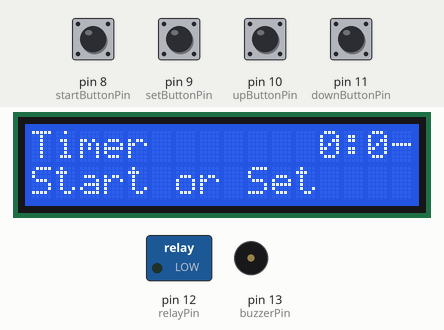
This sketch was run on a simulated Arduino Uno, built with avr-gcc and run on an emulated ATmega328P. Parts: 16×2 character LCD, switched loads named in the sketch (green lamp = pin HIGH), buzzer (waves = sounding). The test bench sets the inputs (shaded band); at power-on: pin 8 (startButtonPin), pin 9 (setButtonPin), pin 10 (upButtonPin), pin 11 (downButtonPin) HIGH. EEPROM starts erased; what the sketch prints to the serial monitor is not drawn.

Above: at 1.4 s.
1.5 s: pin 9 (setButtonPin) pulled LOW for 0.15 s
At 2.1 s:
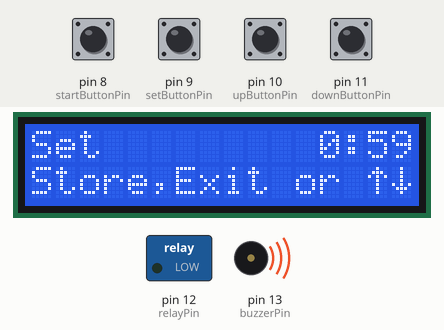
2.2 s: pin 8 (startButtonPin) pulled LOW for 0.15 s
At 2.7 s:
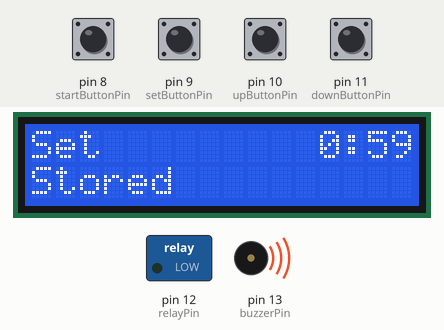
2.9 s: pin 9 (setButtonPin) pulled LOW for 1 s
At 4.4 s:
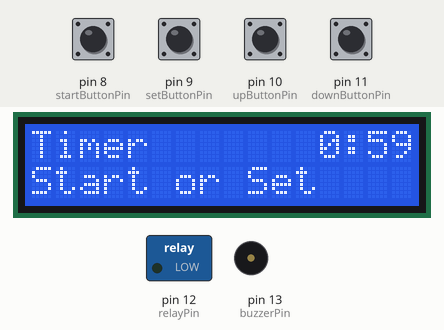
5.4 s: pin 8 (startButtonPin) pulled LOW for 0.15 s
At 5.73 s:
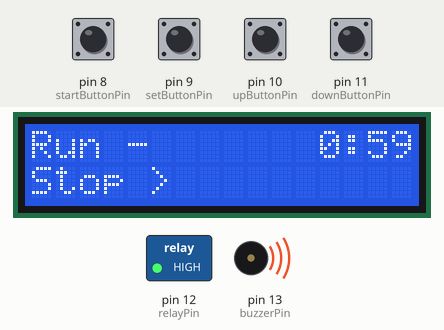
6.1 s: pin 8 (startButtonPin) pulled LOW for 1 s
At 7.37 s:
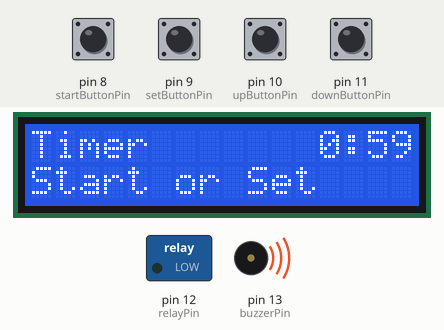
8.6 s: pin 8 (startButtonPin) pulled LOW for 0.15 s
At 12.04 s:
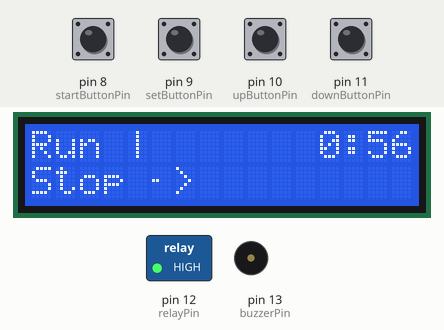
Timing chart, 0 to 12.5 s (numbered marks = the images above; inputs shaded):
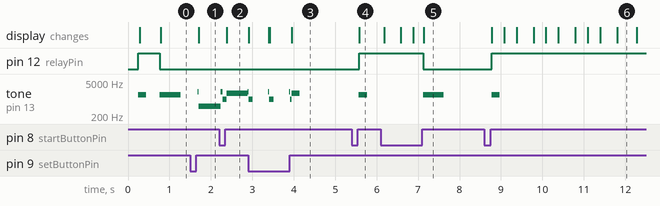

Measured:
- after the input at 1.5 s, tone on pin 13 (buzzerPin): silent → 2000 Hz after 0.18 s, → 500 Hz 0.03 s later; the display: changes after 0.21 s (image 1)
- after the input at 2.2 s, the display: changes after 0.18 s (image 2)
- after the input at 2.9 s, the display: first differs from a run without the input after 1.1 s (image 3)
- after the input at 5.4 s, pin 12 (relayPin): LOW → HIGH after 0.18 s; tone on pin 13 (buzzerPin): silent → 1500 Hz after 0.17 s, → silent 0.20 s later; the display: changes after 0.18 s (image 4)
- after the input at 6.1 s, pin 12 (relayPin): HIGH → LOW after 1.0 s; tone on pin 13 (buzzerPin): silent → 1500 Hz after 1.0 s, → silent 0.50 s later; the display: first differs from a run without the input after 1.0 s (image 5)
- after the input at 8.6 s, pin 12 (relayPin): LOW → HIGH after 0.18 s; tone on pin 13 (buzzerPin): silent → 1500 Hz after 0.18 s, → silent 0.20 s later; the display: first changes after 0.18 s (image 6 shows a later state)
- what the display in image 6 shows lasts 0.5 s, from 11.8 s to 12.3 s

The sketch:

ardOnTimer.ino
```cpp
#include "configuration.h" // sets all variables
#include "buttons.h" // handles the button presses
#include "lcd.h" // manages all info om LCD
#include "run.h" // handles the timer function


void setup() {
  /*******************************
    Start LCD
  *******************************/
  lcd.begin(lcdColumns, lcdRows);
  lcd.setCursor(0, 0); // print name of this program and boot message to the LCD
  lcd.print(programName);
  lcd.setCursor(0, 1);
  lcd.print("Booting ...");

  /*******************************
    Start serial
  *******************************/
  lcd.setCursor(0, 1);
  lcd.print("Starting serial ");

  Serial.begin(9600);

  Serial.println(programName); // print information
  Serial.println(date);
  Serial.print("by ");
  Serial.print(author);
  Serial.println(email);
  Serial.println();

  /*******************************
    Define in- and outputs
  *******************************/
  lcd.setCursor(0, 1);
  lcd.print("Starting in/out ");
  Serial.println("Starting in- and outputs...");
  Serial.println();

  pinMode(startButtonPin, INPUT);
  pinMode(setButtonPin, INPUT);
  pinMode(upButtonPin, INPUT);
  pinMode(downButtonPin, INPUT);
  pinMode(buzzerPin, OUTPUT);
  pinMode(relayPin, OUTPUT);

  digitalWrite(relayPin, relayState);   // set initial output states

  /*******************************
    Read time value from eeprom
  *******************************/
  lcd.setCursor(0, 1);
  lcd.print("Reading EEPROM  ");
  Serial.println("Reading last time from eeprom ...");

  f = 0.00f;
  EEPROM.get(eeAddr, f); // read time from eeprom
  Serial.print("Found time: ");
  Serial.print(f);
  Serial.print(" seconds");
  Serial.println();

  if (isnan(f)) { // check if there is a value stored in eeprom
    Serial.println("No value found in eeprom");
    Serial.print("Storing value: ");
    Serial.println(dur);
    Serial.println();
    EEPROM.put(eeAddr, dur); // if not, store the predefined time
  }
  else {
    Serial.println("Using it for timer");
    Serial.println();
    dur = f; // else use it as set point
  }

  /*******************************
      Build custom characters
    *******************************/
  lcd.setCursor(0, 1);
  lcd.print("Building chars  ");
  Serial.println("Building characters ...");
  Serial.println();

  lcd.createChar(1, customOneDot);
  lcd.createChar(2, customTwoDots);
  lcd.createChar(3, customThreeDots);
  lcd.createChar(4, customFourDots);
  lcd.createChar(5, customUpArrow);
  lcd.createChar(6, customDownArrow);
  lcd.createChar(7, customBackslash);

  lcd.clear();

}

void loop() {
  /*******************************
    Read buttons
  *******************************/
  readButtons();

  if (relayState == HIGH) { // timer is running
    runScreen();
    countDown();
  }
  else if (setMode == HIGH) { // in set mode
    setScreen();
    //setTime();
  }
  else {
    waitScreen();
  }
}
```

buttonActions.h
```cpp
/*******************************
  Start/Stop/Store button
*******************************/
void startButtonAction() {
  if (startButtonReading != startButtonState) {
    startButtonState = startButtonReading;

    if (startButtonState == HIGH && setMode == LOW) {
      relayState = !relayState;
      if (relayState == HIGH) {
        animationMillis = millis();
        Serial.println("Starting timer");
        tone(buzzerPin, startTone, startLength);
        lcd.clear();
      }
      else {
        Serial.println("Stopping timer");
        Serial.println();
        counting = LOW;
        tone(buzzerPin, stopTone, stopLength);
        lcd.clear();
      }
      digitalWrite(relayPin, relayState);
    }
    else if (startButtonState == HIGH && setMode == HIGH) {
      dur = newDur;
      timeLeft = dur;

      EEPROM.put(eeAddr, dur); // write new time to eeprom

      Serial.println("Stored new value");
      lcd.setCursor(0, 1);
      lcd.print("Stored          ");
      tone(buzzerPin, storeTone, storeLength);
      delay(storeLength);
    }
  }
}

/*******************************
  Set button
*******************************/
void setButtonAction() {
  if (setButtonReading != setButtonState) {
    setButtonState = setButtonReading;

    if (setButtonState == HIGH && relayState == LOW) {
      setMode = !setMode;
      newDur = dur;
      if (setMode == HIGH) {
        Serial.println("Entering set mode");
      }
      else {
        Serial.println("Exiting set mode");
        Serial.println();
      }
      lcd.clear();
      tone(buzzerPin, setTone, setLength);
    }
  }
}

/*******************************
  Up button
*******************************/
void upButtonAction() {
      if (upButtonState == HIGH && setMode == HIGH && millis() - repeatUpButton > repeatTime) { // button has been pressed longer than repeat time
        if (newDur + incr2 < maxSeconds) { // we're under max allowed value
          newDur = newDur + incr2;
          repeatUpButton = millis();
          Serial.print("Counting up ");
          Serial.print(incr2);
          Serial.print(" seconds. New timer value: ");
          Serial.println(newDur);
          tone(buzzerPin, upTone, upLength);
        }
        else {
          Serial.println("Value too high. Can't increase");
          tone(buzzerPin, errorTone, errorLength);
        }
      }

  if (upButtonReading != upButtonState) { // button has changed state
    upButtonState = upButtonReading; // set new state for button

    if (upButtonState == HIGH && setMode == HIGH) { // button is pressed and we're in set mode
      repeatUpButton = millis();

      if (newDur + incr1 < maxSeconds) { // we're under max allowed value
        newDur = newDur + incr1; // increase time
        Serial.print("Counting up ");
          Serial.print(incr1);
          Serial.print(" seconds. New timer value: ");
        Serial.println(newDur);
        tone(buzzerPin, upTone, upLength);
      }
      else {
        Serial.println("Value too high. Can't increase");
        tone(buzzerPin, errorTone, errorLength);
      }
    }
  }
}

/*******************************
  Down button
*******************************/
void downButtonAction() {
  if (downButtonState == HIGH && setMode == HIGH && millis() - repeatDownButton > repeatTime) {
        if (newDur - incr2 >  0) { // we're over min allowed value
          newDur = newDur - incr2;
          repeatDownButton = millis();
          Serial.print("Counting down ");
          Serial.print(incr2);
          Serial.print(" seconds. New timer value: ");
          Serial.println(newDur);
          tone(buzzerPin, downTone, downLength);
        }
        else {
          Serial.println("Value too low. Can't decrease");
          tone(buzzerPin, errorTone, errorLength);
        }
      }

  if (downButtonReading != downButtonState) {
    downButtonState = downButtonReading;

    if (downButtonState == HIGH && setMode == HIGH) {
      repeatDownButton = millis();

      if (newDur - incr1  > 0) { // we're over min allowed value
        newDur = newDur - incr1;
        Serial.print("Counting down ");
          Serial.print(incr1);
          Serial.print(" seconds. New timer value: ");
        Serial.println(newDur);
        tone(buzzerPin, downTone, downLength);
      }
      else {
        Serial.println("Value too low. Can't decrease");
        tone(buzzerPin, errorTone, errorLength);
      }
    }
  }
}
```

buttons.h
```cpp
#include "buttonActions.h" // makes buttons do something

void readButtons() {
  startButtonReading = digitalRead(startButtonPin); // read the state of the switches into a local variable
  setButtonReading = digitalRead(setButtonPin);
  upButtonReading = digitalRead(upButtonPin);
  downButtonReading = digitalRead(downButtonPin);

  /*******************************
    Start/Stop/Store button
  *******************************/
  if (startButtonReading != lastStartButtonState) {
    lastStartDebounceTime = millis();
  }

  if ((millis() - lastStartDebounceTime) > debounceDelay) {
    startButtonAction();
  }

  /*******************************
    Set button
  *******************************/
  if (setButtonReading != lastSetButtonState) {
    lastSetDebounceTime = millis();
  }

  if ((millis() - lastSetDebounceTime) > debounceDelay) {
    setButtonAction();
  }

  /*******************************
    Up button
  *******************************/
  if (upButtonReading != lastUpButtonState) {
    lastUpDebounceTime = millis();
  }

  if ((millis() - lastUpDebounceTime) > debounceDelay) {
    upButtonAction();
  }

  /*******************************
    Down button
  *******************************/
  if (downButtonReading != lastDownButtonState) {
    lastDownDebounceTime = millis();
  }

  if ((millis() - lastDownDebounceTime) > debounceDelay) {
    downButtonAction();
  }

  lastStartButtonState = startButtonReading; // save all readings
  lastSetButtonState = setButtonReading;
  lastUpButtonState = upButtonReading;
  lastDownButtonState = downButtonReading;
}
```

run.h
```cpp
void countDown() {

  if (counting == LOW) { // low when timer starts
    startMillis = millis();
    timeLeft = dur;
    counting = HIGH;
    Serial.print("Time left: ");
    Serial.print(timeLeft);
    Serial.println(" seconds");
  }

  if (millis() - startMillis >= 1000) { // one second has elapsed
    timeLeft = timeLeft - 1;
    Serial.print("Time left: ");
    Serial.print(timeLeft);
    Serial.println(" seconds");
    startMillis = millis();
  }

  if (timeLeft <= 0) { // timer has run out
    relayState = LOW;
    lcd.clear();
    counting = LOW;
    digitalWrite(relayPin, relayState);
    Serial.println("Timer finished");
    Serial.println();
    tone(buzzerPin, stopTone, stopLength);
  }
}
```

configuration.h
```cpp
String programName = "ardOnTimer";
String date = "20200130";
String author = "Jon Sagebrand";
String email = "jonsagebrand@gmail.com";

/*******************************
   EEPROM setup
 *******************************/
#include <EEPROM.h> // include EEPROM library
const int eeAddr = 0; // address to store the time
int f; // stores the time set in eeprom

/*******************************
   LCD setup
 *******************************/
// include the LCD library
#include <LiquidCrystal.h>
// set LCD pins
int LCD_RS = 2; // LCD RS, pin 4
int LCD_EN = 3; // LCD E, pin 6, Enable
int LCD_D4 = 4; // LCD D4, pin 11, databit 4
int LCD_D5 = 5; // LCD D5, pin 12, databit 5
int LCD_D6 = 6; // LCD D6, pin 13, databit 6
int LCD_D7 = 7; // LCD D7, pin 14, databit7
/* other pins on LCD are:
   VSS, pin 1, GND
   VDD, pin 2, +5V
   V0, pin 3, 10k potentiometer, ends to +5V and GND, middle pin to V0, contrast
   R/W, pin 5, GND, Read/Write
   A, pin 15, 220ohm resistor, one end to +5V, other to A, back light anode, ~+4.2V
   K, pin 16, GND, back light cathode
   D0, pin 7, databit 0, not used/connected
   D1, pin 8, databit 1, not used/connected
   D2, pin 9, databit 2, not used/connected
   D3, pin 10, databit 3, not used/connected
*/
// initialize the library with the numbers of the interface pins
LiquidCrystal lcd(LCD_RS, LCD_EN, LCD_D4, LCD_D5, LCD_D6, LCD_D7);
// columns and rows of the LCD
int lcdColumns = 16;
int lcdRows = 2;

/*******************************
   Buttons setup
 *******************************/
const int startButtonPin = 8;
const int setButtonPin = 9;
const int upButtonPin = 10;
const int downButtonPin = 11;

int startButtonReading;
int startButtonState; // the current reading from the start/stop/store button pin
int lastStartButtonState = LOW;

int setButtonReading;
int setButtonState; // the current reading from the set button pin
int lastSetButtonState = LOW;

int upButtonReading;
int upButtonState; // the current reading from the up button pin
int lastUpButtonState = LOW;
unsigned long repeatUpButton; // when was the button pressed

int downButtonReading;
int downButtonState; // the current reading from the down button pin
int lastDownButtonState = LOW;
unsigned long repeatDownButton; // when was the button pressed

/*******************************
   Buzzer setup
 *******************************/
const int buzzerPin = 13;

/*******************************
   Relay setup
 *******************************/
const int relayPin = 12;
int relayState = LOW;         // the current state of the relay pin

/*******************************
   Debouncing
 *******************************/
unsigned long lastStartDebounceTime = 0; // the last time the output pin was toggled
unsigned long lastSetDebounceTime = 0; // the last time the output pin was toggled
unsigned long lastUpDebounceTime = 0; // the last time the output pin was toggled
unsigned long lastDownDebounceTime = 0; // the last time the output pin was toggled

unsigned long debounceDelay = 20; // the debounce time; increase if the output flickers

/*******************************
   Tones
 *******************************/
const int startTone = 1500;
const int startLength = 200;

const int stopTone = 1500;
const int stopLength = 500;

const int setTone = 1750;
const int setLength = 200;

const int storeTone = 1750;
const int storeLength = 500;

const int upTone = 2000;
const int upLength = 100;

const int downTone = 1000;
const int downLength = 100;

const int errorTone = 500;
const int errorLength = 500;

/*******************************
   Times
 *******************************/
int dur = 180; // default timer on-time
int timeLeft = dur; // counts down when timer is running

int seconds; // for converting seconds to hours, minutes and seconds
int h;
int m;
int s;
int t;

int newDur = dur; // used when setting time
const int incr1 = 10; // increments for counting up/down
const int incr2 = 60;

int repeatTime = 500; // time to hold button down for increased speed

unsigned long startMillis; // used when timer is running

unsigned long animationMillis; // for animation in run screen

const unsigned int maxSeconds = 35999 - incr2; // max allowed value for timer, in seconds, min is 1 second (35999 = 9 hrs, 59 min, 59 sec, 65535 = 18 hrs, 12 min, 15 sec)

/*******************************
   Custom characters
 *******************************/
 byte customUpArrow[8] = {
 0b00100,
  0b01110,
  0b10101,
  0b00100,
  0b00100,
  0b00100,
  0b00100,
  0b00000
};

byte customDownArrow[8] = {
  0b00100,
  0b00100,
  0b00100,
  0b00100,
  0b10101,
  0b01110,
  0b00100,
  0b00000
};

byte customBackslash[8] = {
  0b00000,
  0b10000,
  0b01000,
  0b00100,
  0b00010,
  0b00001,
  0b00000,
  0b00000
};

/*******************************
   Progress bar
 *******************************/
 byte customOneDot[8] = {
 0b00000,
  0b00000,
  0b00000,
  0b10000,
  0b00000,
  0b00000,
  0b00000,
  0b00000
};

byte customTwoDots[8] = {
  0b00000,
  0b00000,
  0b00000,
  0b11000,
  0b00000,
  0b00000,
  0b00000,
  0b00000
};

byte customThreeDots[8] = {
  0b00000,
  0b00000,
  0b00000,
  0b11100,
  0b00000,
  0b00000,
  0b00000,
  0b00000
};

byte customFourDots[8] = {
  0b00000,
  0b00000,
  0b00000,
  0b11110,
  0b00000,
  0b00000,
  0b00000,
  0b00000
};

int progress = 0; // percent done
int smallStepProgress; // the remainder when first digit stripped from progress
int i; // counter

/*******************************
   Misc
 *******************************/
int counting = LOW; // HIGH when timer is running
int setMode = LOW; // HIGH when in sewt mode

int timeOffset = 8; // where should time be printed on LCD
```

Source omitted: lcd.h (4016 bytes)
